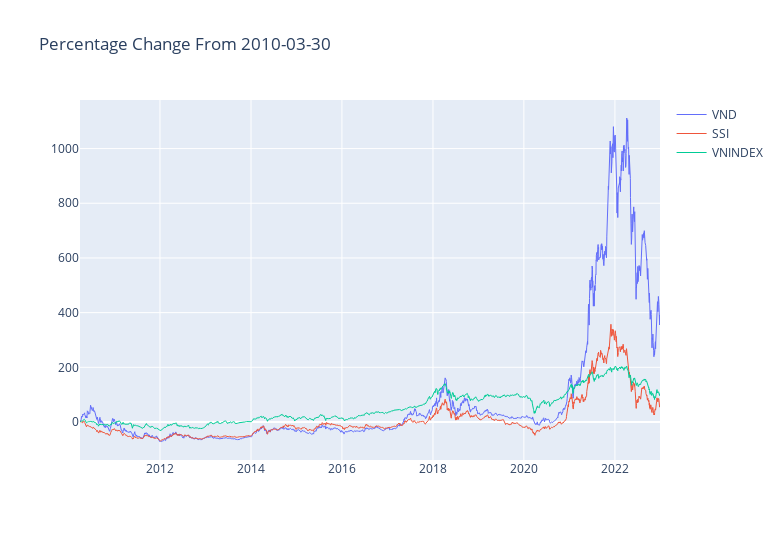

Notebook source saved alongside this figure:
### Code cell
# Crawl dữ liệu phần trăm thay đổi từ nguồn
compare_fig = make_subplots(rows=1, cols=1,
                    shared_xaxes=True,
                    vertical_spacing=0.03)

for stock in compare_symbol_list:
    compare_fig.add_trace(go.Scatter(
        x=compare_percent_change[stock].index, y=compare_percent_change[stock], name=stock,line=dict(width=1)))
    
# Tắt hiển thị giới hạn phạm vi chọn giá trị 
# (Không thể chọn ngày trên trục ngang mà buộc phải thao tác trên biểu đồ để chọn khoảng thời gian muốn xem)
compare_fig.update(layout_xaxis_rangeslider_visible=False)

compare_fig.update_layout(
    autosize=False,
    width=780,
    height=540,
    title_text="Percentage Change From " + str(compare_percent_change.index[0].date())
)

compare_fig

### Figure 1 — Plotly figure (JSON) as saved in the notebook; plotly's stock layout.template omitted (floating-point values rounded to 4 significant figures; data arrays with more than 128 entries replaced by an {"elided": "..."} marker saying what was removed)
{"data": [{"line": {"width": 1}, "name": "VND", "type": "scatter", "x": {"elided": "3162 str values"}, "y": {"elided": "3162 float values"}}, {"line": {"width": 1}, "name": "SSI", "type": "scatter", "x": {"elided": "3162 str values"}, "y": {"elided": "3162 float values"}}, {"line": {"width": 1}, "name": "VNINDEX", "type": "scatter", "x": {"elided": "3162 str values"}, "y": {"elided": "3162 float values"}}], "layout": {"autosize": false, "height": 540, "title": {"text": "Percentage Change From 2010-03-30"}, "width": 780, "xaxis": {"anchor": "y", "domain": [0, 1], "rangeslider": {"visible": false}}, "yaxis": {"anchor": "x", "domain": [0, 1]}}}
